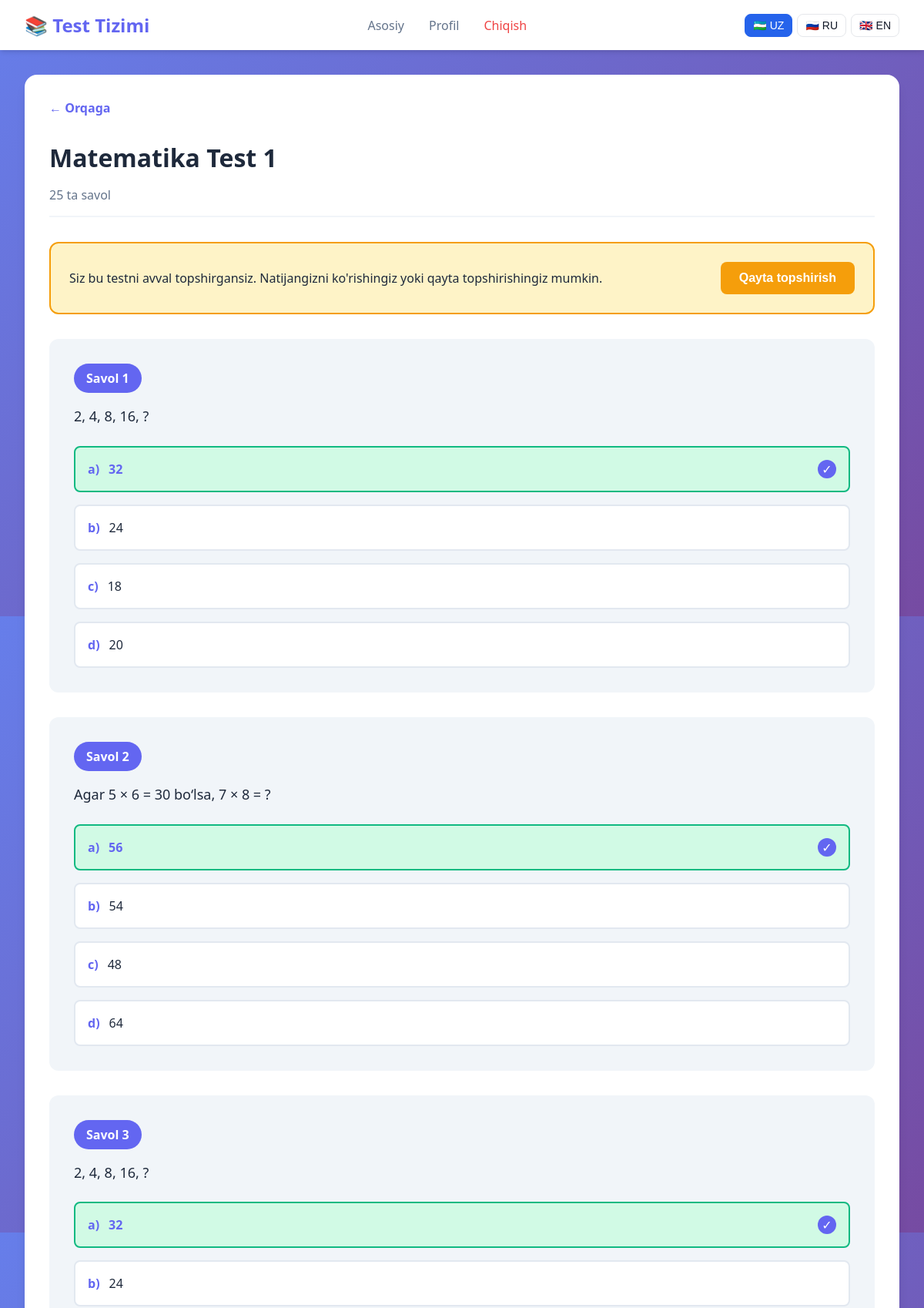
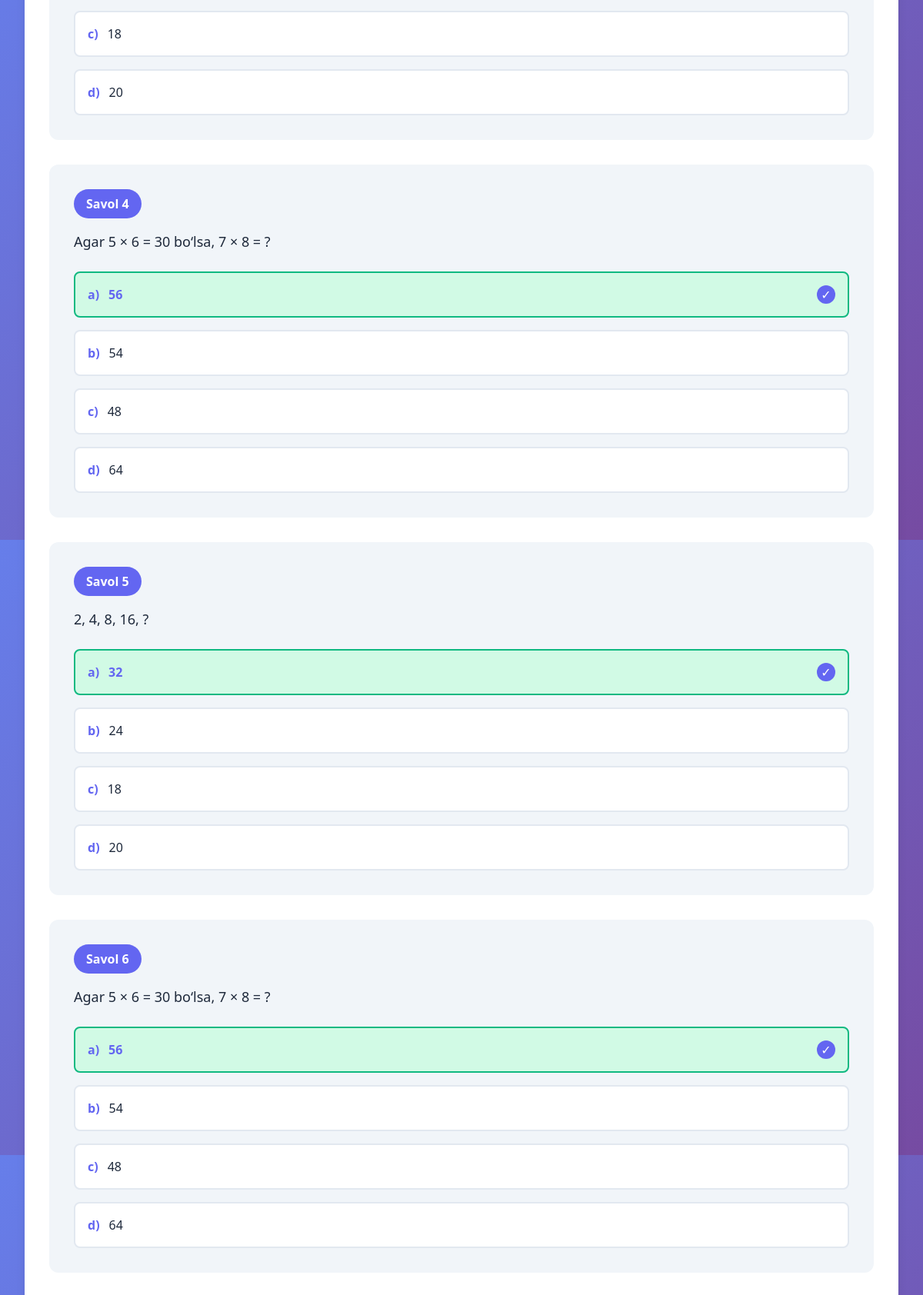
Page /uz/test/26/ (signed in, upper part) on the committed database (2 pictures, top to bottom).
### test_app/models.py (models this page shows, shortened)
class Test(models.Model):
    subject = models.ForeignKey(
        Subject, on_delete=models.CASCADE, related_name="tests", verbose_name="Fan"
    )
    name = models.CharField(max_length=200, verbose_name="Test nomi")
    order = models.IntegerField(default=1, verbose_name="Tartib raqami")
    min_score_to_unlock = models.IntegerField(
        default=80, verbose_name="Keyingi test uchun minimal ball %"
    )
    created_at = models.DateTimeField(auto_now_add=True)
    class Meta:
        verbose_name = "Test"
        verbose_name_plural = "Testlar"
        ordering = ["order"]
        unique_together = ["subject", "order"]
    def is_unlocked_for_user(self, user):
        if self.order == 1:
            return True

class Question(models.Model):
    test = models.ForeignKey(
        Test, on_delete=models.CASCADE, related_name="questions", verbose_name="Test"
    )
    question_text = models.TextField(verbose_name="Savol matni")
    order = models.IntegerField(default=1, verbose_name="Tartib raqami")
    created_at = models.DateTimeField(auto_now_add=True)
    class Meta:
        verbose_name = "Savol"
        verbose_name_plural = "Savollar"
        ordering = ["order"]

class Answer(models.Model):
    question = models.ForeignKey(
        Question, on_delete=models.CASCADE, related_name="answers", verbose_name="Savol"
    )
    answer_text = models.CharField(max_length=500, verbose_name="Javob matni")
    is_correct = models.BooleanField(default=False, verbose_name="To'g'ri javob")
    order = models.CharField(
        max_length=1,
        choices=[("a", "A"), ("b", "B"), ("c", "C"), ("d", "D")],
        verbose_name="Harf",
    )
    class Meta:
        verbose_name = "Javob"
        verbose_name_plural = "Javoblar"
        ordering = ["order"]

### test_app/views.py (the view)
# urls.py: path("test/<int:test_id>/", views.take_test_view, name="take_test"),
@login_required
def take_test_view(request, test_id):
    test = get_object_or_404(Test, id=test_id)
    if not test.is_unlocked_for_user(request.user):
        messages.error(
            request,
            _("Bu test hali ochilmagan! Avval oldingi testdan o‘tishingiz kerak."),
        )
        return redirect("subject_tests", subject_id=test.subject.id)
    questions = test.questions.all().order_by("order").prefetch_related("answers")
    last_attempt = (
        UserTestAttempt.objects.filter(
            user=request.user,
            test=test,
            completed=True,
        )
        .order_by("-completed_at")
        .first()
    )
    previous_answers = {}
    if last_attempt:
        for user_answer in last_attempt.user_answers.all():
            previous_answers[user_answer.question.id] = {
                "selected": user_answer.selected_answer.id
                if user_answer.selected_answer
                else None,
                "is_correct": user_answer.is_correct,
            }
    return render(
        request,
        "take_test.html",
        {
            "test": test,
            "questions": questions,
            "previous_answers": json.dumps(previous_answers),
            "has_previous": last_attempt is not None,
            "min_score_to_unlock": test.min_score_to_unlock,
        },
    )

### templates/take_test.html (shortened to what this page needs)
{% extends 'base.html' %}
{% block content %}
<div class="test-taking-container">
    <div class="test-header-section">
        <a href="{% url 'subject_tests' test.subject.id %}" class="back-btn">← Orqaga</a>
        <h1>{{ test.name }}</h1>
        <div class="test-meta">
            <span>{{ questions.count }} ta savol</span>
        </div>
    </div>
    {% if has_previous %}
    <div class="previous-result-banner">
        <p>Siz bu testni avval topshirgansiz. Natijangizni ko'rishingiz yoki qayta topshirishingiz mumkin.</p>
        <div class="banner-actions">
            <button class="btn btn-warning" onclick="showRetakeConfirm()">Qayta topshirish</button>
        </div>
    </div>
    {% endif %}
    <form method="post" action="{% url 'submit_test' test.id %}" id="testForm" class="test-form">
        <div class="questions-container">
            {% for question in questions %}
            <div class="question-card" data-question-id="{{ question.id }}">
                <div class="question-header">
                    <span class="question-number">Savol {{ forloop.counter }}</span>
                </div>
                <p class="question-text">{{ question.question_text }}</p>
                <div class="answers-list">
                    {% for answer in question.answers.all %}
                    <label class="answer-option">
                        <span class="answer-label">
                            <span class="answer-letter">{{ answer.order }})</span>
                            <span class="answer-text">{{ answer.answer_text }}</span>
                        </span>
                        <span class="checkmark"></span>
                    </label>
                    {% endfor %}
                </div>
            </div>
            {% endfor %}
        </div>
    </form>
</div>
{% endblock %}

### static/css/styles.css (style rules this page uses)
* { margin: 0; padding: 0; box-sizing: border-box; }
:root { --primary: #6366f1; --primary-dark: #4f46e5; --secondary: #8b5cf6; --success: #10b981; --warning: #f59e0b; --danger: #ef4444; --dark: #1e293b; --gray: #64748b; --light: #f1f5f9; --white: #ffffff; --correct: #10b981; --incorrect: #ef4444; --shadow: 0 4px 6px -1px rgba(0, 0, 0, 0.1), 0 2px 4px -1px rgba(0, 0, 0, 0.06); --shadow-lg: 0 10px 15px -3px rgba(0, 0, 0, 0.1), 0 4px 6px -2px rgba(0, 0, 0, 0.05); }
body { font-family: 'Segoe UI', Tahoma, Geneva, Verdana, sans-serif; background: linear-gradient(135deg, #667eea 0%, #764ba2 100%); min-height: 100vh; color: var(--dark); }
.btn { padding: 0.75rem 1.5rem; border: none; border-radius: 8px; font-size: 1rem; font-weight: 600; cursor: pointer; transition: all 0.3s; text-decoration: none; display: inline-block; text-align: center; }
.btn-warning { background: var(--warning); color: var(--white); }
.back-btn { display: inline-flex; align-items: center; color: var(--primary); text-decoration: none; font-weight: 600; margin-bottom: 1rem; transition: color 0.3s; }
.test-taking-container { background: var(--white); border-radius: 16px; padding: 2rem; box-shadow: var(--shadow-lg); }
.test-header-section { margin-bottom: 2rem; border-bottom: 2px solid var(--light); padding-bottom: 1rem; }
.test-header-section h1 { margin: 1rem 0; color: var(--dark); }
.test-meta { color: var(--gray); }
.previous-result-banner { background: #fef3c7; border: 2px solid var(--warning); border-radius: 12px; padding: 1.5rem; margin-bottom: 2rem; display: flex; justify-content: space-between; align-items: center; }
.banner-actions { display: flex; gap: 1rem; }
.questions-container { display: flex; flex-direction: column; gap: 2rem; margin-bottom: 2rem; }
.question-card { background: var(--light); border-radius: 12px; padding: 2rem; transition: all 0.3s; }
.question-header { margin-bottom: 1rem; }
.question-number { background: var(--primary); color: var(--white); padding: 0.5rem 1rem; border-radius: 20px; font-weight: 600; display: inline-block; }
.question-text { font-size: 1.125rem; color: var(--dark); margin-bottom: 1.5rem; line-height: 1.6; }
.answers-list { display: flex; flex-direction: column; gap: 1rem; }
.answer-option { display: flex; align-items: center; padding: 1rem; background: var(--white); border: 2px solid #e2e8f0; border-radius: 8px; cursor: pointer; transition: all 0.3s; position: relative; }
.answer-option input[type="radio"]:checked+.answer-label { color: var(--primary); font-weight: 600; }
.answer-option input[type="radio"]:checked~.checkmark { opacity: 1; }
.answer-label { display: flex; gap: 0.75rem; flex: 1; }
.answer-letter { font-weight: 600; color: var(--primary); }
.checkmark { width: 24px; height: 24px; border-radius: 50%; background: var(--primary); display: flex; align-items: center; justify-content: center; color: var(--white); opacity: 0; transition: opacity 0.3s; }
.checkmark::after { content: '✓'; }

### rows in the picture
Test: name "Matematika Test 1"
Question: question_text "2, 4, 8, 16, ?"
Answer: order "a", answer_text "32"
Answer: order "b", answer_text "24"
Answer: order "c", answer_text "18"
Answer: order "d", answer_text "20"
Question: question_text "Agar 5 × 6 = 30 bo‘lsa, 7 × 8 = ?"
Answer: order "a", answer_text "56"
Answer: order "b", answer_text "54"
Answer: order "c", answer_text "48"
Answer: order "d", answer_text "64"
Question: question_text "2, 4, 8, 16, ?"
Answer: order "a", answer_text "32"
Answer: order "b", answer_text "24"
Answer: order "c", answer_text "18"
Answer: order "d", answer_text "20"
Question: question_text "Agar 5 × 6 = 30 bo‘lsa, 7 × 8 = ?"
Answer: order "a", answer_text "56"
Answer: order "b", answer_text "54"
Answer: order "c", answer_text "48"
Answer: order "d", answer_text "64"
Question: question_text "2, 4, 8, 16, ?"
Answer: order "a", answer_text "32"
Answer: order "b", answer_text "24"
Answer: order "c", answer_text "18"
Answer: order "d", answer_text "20"
Question: question_text "Agar 5 × 6 = 30 bo‘lsa, 7 × 8 = ?"
Answer: order "a", answer_text "56"
Answer: order "b", answer_text "54"
Answer: order "c", answer_text "48"
Answer: order "d", answer_text "64"

### other values in the picture
{{ questions.count }} "25"
